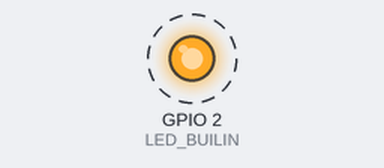
Simulated run of this sketch. Board: ESP32. On the bench: output pins drawn as LEDs (lit = HIGH). Dashed ring = blinking. What the sketch prints to the serial monitor is not drawn.

Above: at 0.5 s.
Timing chart, 0 to 4.6 s (numbered marks = the images above):
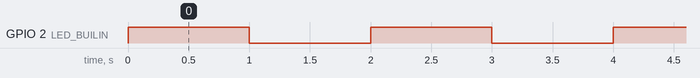

Measured:
- by itself, GPIO 2 (LED_BUILIN): alternates HIGH for 1.0 s and LOW for 1.0 s

The sketch:

ESP32_ShowCore.ino
```cpp
#define LED_BUILIN 2

void setup() {
  Serial.begin(115200);
  pinMode(LED_BUILIN, OUTPUT);
}

// the loop function runs over and over again forever
void loop() {
  Serial.print("This Task runs on Core: ");
  Serial.println(xPortGetCoreID());

  digitalWrite(LED_BUILIN, HIGH);   // turn the LED on (HIGH is the voltage level)
  delay(1000);                       // wait for a second
  digitalWrite(LED_BUILIN, LOW);    // turn the LED off by making the voltage LOW
  delay(1000);                       // wait for a second
}
```
